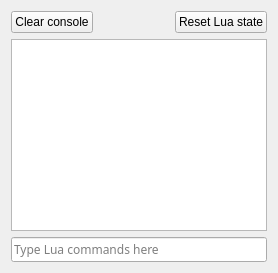
          <widget class="QWidget" name="LuaREPLTab">
           <attribute name="title">
            <string>REPL</string>
           </attribute>
           <layout class="QVBoxLayout" name="verticalLayoutREPL">
            <item>
             <layout class="QHBoxLayout" name="horizontalLayout_lua_26">
              <item>
               <widget class="QPushButton" name="clearREPLConsole">
                <property name="text">
                 <string>Clear console</string>
                </property>
               </widget>
              </item>
              <item>
               <spacer name="horizontalSpacer_lua_24">
                <property name="orientation">
                 <enum>Qt::Horizontal</enum>
                </property>
                <property name="sizeHint" stdset="0">
                 <size>
                  <width>40</width>
                  <height>20</height>
                 </size>
                </property>
               </spacer>
              </item>
              <item>
               <widget class="QPushButton" name="resetREPLLuaState">
                <property name="text">
                 <string>Reset Lua state</string>
                </property>
               </widget>
              </item>
             </layout>
            </item>
            <item>
             <widget class="QPlainTextEdit" name="REPLConsole">
              <property name="font">
               <font>
                <family>Droid Sans Mono</family>
               </font>
              </property>
              <property name="undoRedoEnabled">
               <bool>false</bool>
              </property>
              <property name="lineWrapMode">
               <enum>QPlainTextEdit::NoWrap</enum>
              </property>
              <property name="readOnly">
               <bool>true</bool>
              </property>
              <property name="plainText">
               <string/>
              </property>
             </widget>
            </item>
            <item>
             <widget class="QLineEdit" name="REPLInput">
              <property name="enabled">
               <bool>true</bool>
              </property>
              <property name="font">
               <font>
                <family>Droid Sans Mono</family>
               </font>
              </property>
              <property name="placeholderText">
               <string>Type Lua commands here</string>
              </property>
             </widget>
            </item>
           </layout>
          </widget>
